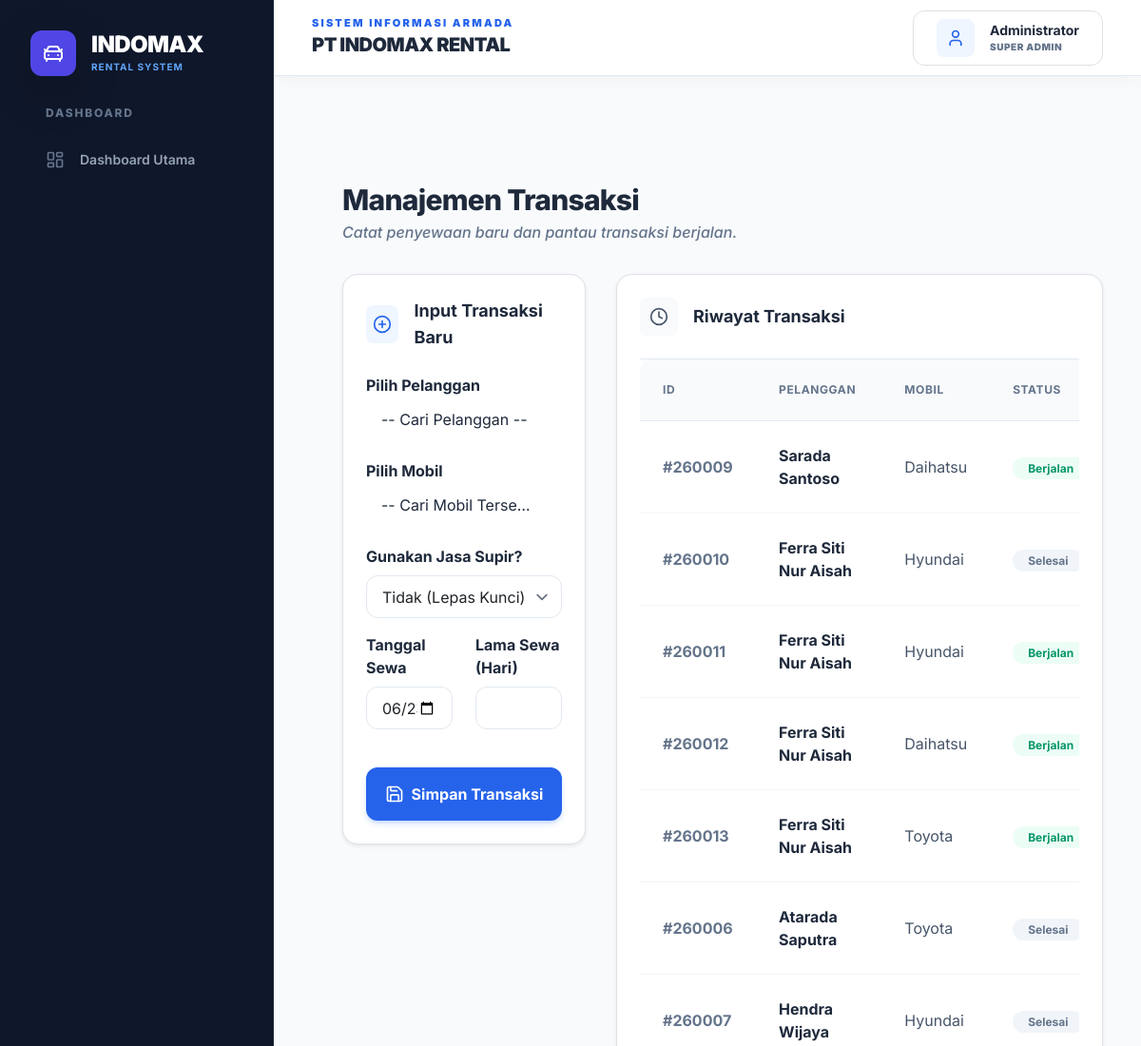
/Admin/transaksi.php (upper part), run on an earlier commit of the app's database.
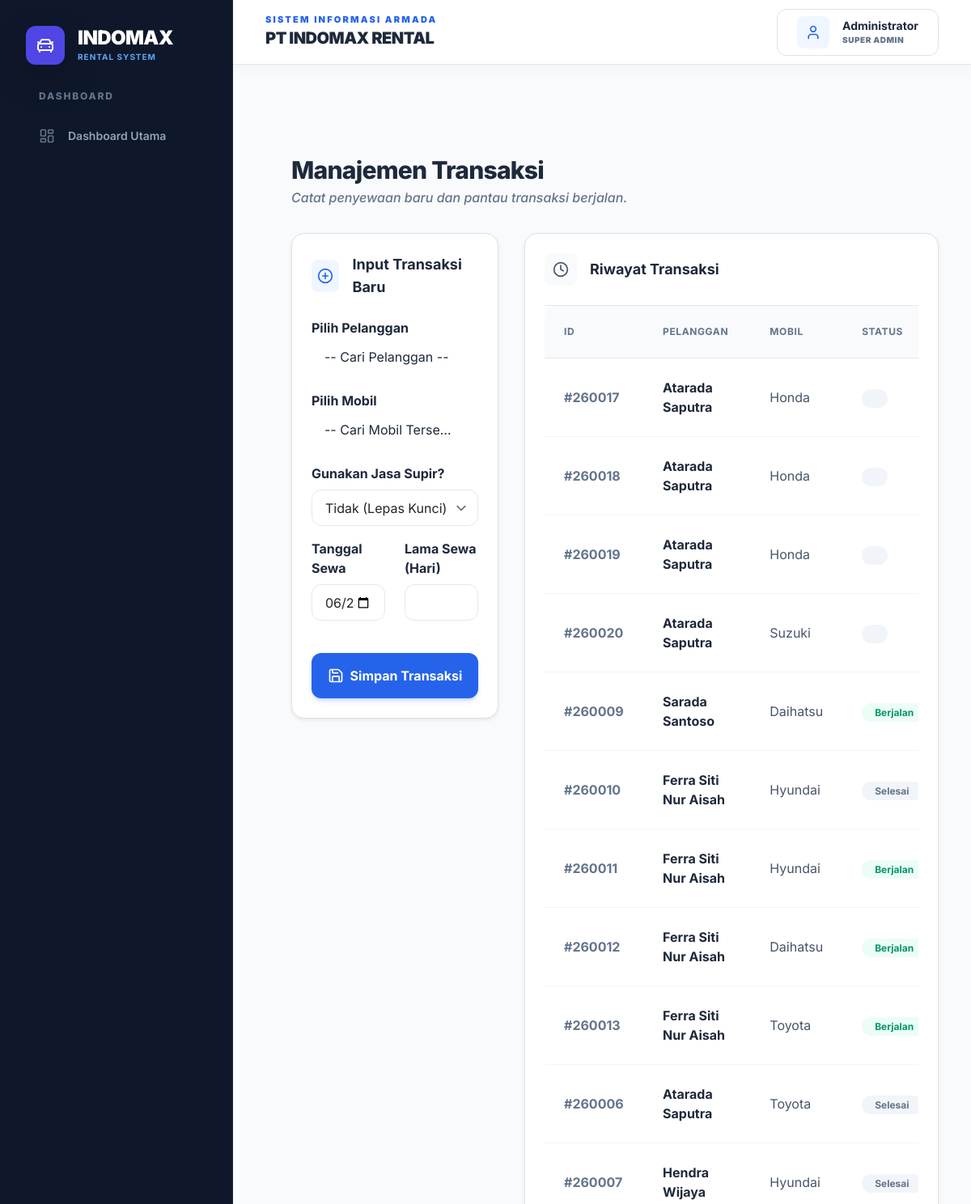
And on a later commit of the database.
### tables this page shows
CREATE TABLE `transaksi_sewa` (
  `id_sewa` int(11) NOT NULL,
  `id_pelanggan` int(11) NOT NULL,
  `pake_supir` enum('Ya','Tidak') NOT NULL DEFAULT 'Tidak',
  `kode_mobil` varchar(10) NOT NULL,
  `id_supir` int(11) DEFAULT NULL,
  `biaya_supir` decimal(12,2) NOT NULL DEFAULT 0.00,
  `opsi_supir` enum('ya','tidak') DEFAULT 'tidak',
  `tanggal_sewa` date NOT NULL,
  `tanggal_kembali` date NOT NULL,
  `lama_sewa` int(11) NOT NULL,
  `total_biaya` decimal(12,2) NOT NULL,
  `status_sewa` enum('berjalan','selesai') DEFAULT 'berjalan',
  `tujuan_perjalanan` varchar(255) NOT NULL,
  `kode_akun` int(11) DEFAULT NULL,
  `lokasi_jemput` varchar(255) DEFAULT NULL,
  `alamat_detail` text DEFAULT NULL,
  `nama_penyewa` varchar(100) DEFAULT NULL,
  `total_bayar` int(11) DEFAULT 0,
  `jumlah_bayar` int(11) DEFAULT 0
);

CREATE TABLE `pelanggan` (
  `id_pelanggan` int(11) NOT NULL,
  `nama` varchar(100) DEFAULT NULL,
  `email` varchar(150) DEFAULT NULL,
  `username` varchar(50) NOT NULL,
  `password` varchar(255) NOT NULL,
  `alamat` text DEFAULT NULL,
  `no_telp` varchar(15) DEFAULT NULL,
  `no_ktp` varchar(20) DEFAULT NULL,
  `status_verifikasi` varchar(50) DEFAULT 'belum_verifikasi'
);

CREATE TABLE `mobil` (
  `kode_mobil` varchar(10) NOT NULL,
  `merk` varchar(50) DEFAULT NULL,
  `jenis` varchar(50) DEFAULT NULL,
  `nopol` varchar(15) DEFAULT NULL,
  `tarif_per_hari` decimal(10,2) DEFAULT NULL,
  `status_mobil` enum('tersedia','disewa') DEFAULT 'tersedia',
  `Gambar` varchar(255) NOT NULL,
  `Unit_Tersedia` int(10) UNSIGNED NOT NULL
);

### Admin/transaksi.php (the view, shortened to what the changed rows need)
<?php
include 'navbar.php';
include 'koneksi.php';
?>
<link href="https://cdn.jsdelivr.net/npm/select2@4.1.0-rc.0/dist/css/select2.min.css" rel="stylesheet" />
<link rel="stylesheet" href="https://cdn.jsdelivr.net/npm/select2-bootstrap-5-theme@1.3.0/dist/select2-bootstrap-5-theme.min.css" />
<link rel="stylesheet" href="https://cdn.jsdelivr.net/npm/bootstrap-icons@1.11.3/font/bootstrap-icons.min.css">
<div class="p-8">
    <div class="mb-8">
        <h1 class="text-3xl font-extrabold text-slate-800 tracking-tight">Manajemen Transaksi</h1>
    </div>
    <div class="flex flex-col lg:flex-row gap-8">
        <div class="w-full lg:w-2/3">
            <div class="bg-white rounded-2xl p-6 border border-slate-200 shadow-sm hover-lift">
                <div class="overflow-x-auto">
                    <table class="w-full text-left border-collapse">
                        <thead>
                            <tr class="bg-slate-50 border-y border-slate-200 text-slate-500 text-xs uppercase tracking-wider font-bold">
                                <th class="p-4 rounded-tl-xl">ID</th>
                                <th class="p-4">Pelanggan</th>
                                <th class="p-4">Mobil</th>
                                <th class="p-4">Status</th>
                            </tr>
                        </thead>
                            <tbody>
                                <?php
                                $sql = "SELECT t.*, p.nama, p.no_telp, m.merk, s.nama_supir
                                        FROM transaksi_sewa t
                                        JOIN pelanggan p ON t.id_pelanggan = p.id_pelanggan
                                        JOIN mobil m ON t.kode_mobil = m.kode_mobil
                                        LEFT JOIN supir s ON t.id_supir = s.id_supir
                                        ORDER BY t.tanggal_sewa DESC";
                                $res = mysqli_query($conn, $sql);
                                if($res && mysqli_num_rows($res) > 0){
                                    while($row = mysqli_fetch_array($res)) {
                                ?>
                                <tr class="border-b border-slate-100 hover:bg-slate-50/50 transition-colors">
                                    <td class="p-4 font-bold text-slate-500">#<?php echo $row['id_sewa']; ?></td>
                                    <td class="p-4"><span class="font-bold text-slate-800"><?php echo htmlspecialchars($row['nama']); ?></span></td>
                                    <td class="p-4 text-slate-600"><?php echo htmlspecialchars($row['merk']); ?></td>
                                    <td class="p-4">
                                        <span class="px-3 py-1 text-xs font-bold rounded-full <?php echo ($row['status_sewa'] == 'berjalan') ? 'bg-emerald-50 text-emerald-600' : 'bg-slate-100 text-slate-500'; ?>">
                                            <?php echo ucfirst($row['status_sewa']); ?>
                                        </span>
                                    </td>
                                </tr>
                                <?php } } else { ?>
                                    <tr><td colspan='5' class='text-center py-4 text-muted'>Belum ada transaksi.</td></tr>
                                <?php } ?>
                            </tbody>
                    </table>
                </div>
            </div>
        </div>
    </div>
</div>
</body>
</html>

What changed in the data, as far as the page shows it:
added transaksi_sewa: id_sewa "260017", id_pelanggan.nama "Atarada Saputra", kode_mobil.merk "Honda"
added transaksi_sewa: id_sewa "260018", id_pelanggan.nama "Atarada Saputra", kode_mobil.merk "Honda"
added transaksi_sewa: id_sewa "260019", id_pelanggan.nama "Atarada Saputra", kode_mobil.merk "Honda"
added transaksi_sewa: id_sewa "260020", id_pelanggan.nama "Atarada Saputra", kode_mobil.merk "Suzuki"
